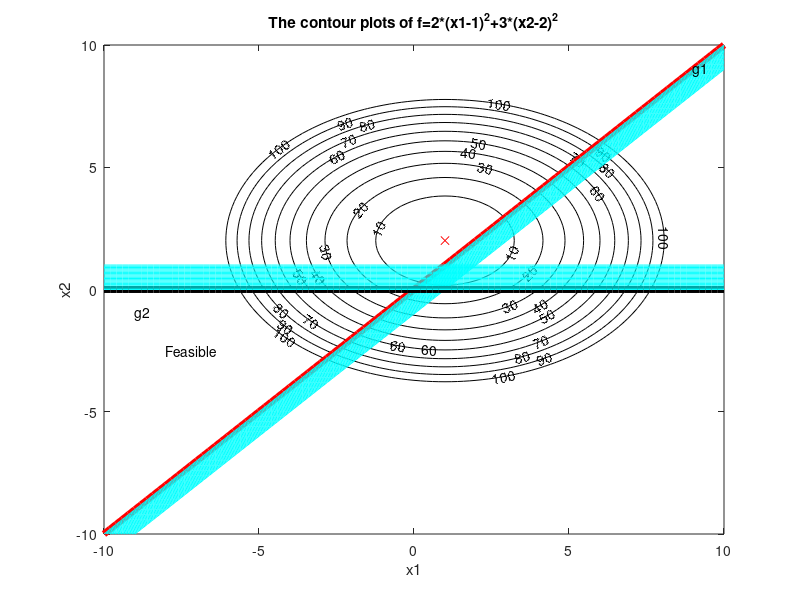

Write the MATLAB code that produced this figure.
clear;
clc;
close all;

% Generating a meshgrid for the x1-x2 plane, ranging from -10 to 10 with steps of 0.2.
[x1, x2] = meshgrid(-10:0.2:10, -10:0.2:10); % In Python: -10:10:0.2

% Defining the objective function f.
% using dot . before math operators for element-wise operation within
% matrics
f = 2*(x1 - 1).^2 + 3*(x2 - 2).^2;

% Plotting the objective function's contour.
c_levels = 0:10:100; % These are the contour levels for the objective function.
fc = contour(x1, x2, f, c_levels, "k"); % "k" specifies the color black for contours.
clabel(fc); % Adding labels to the contour lines.

% Defining the constraints g1 and g2.
g1 = x1 - x2;
g2 = x2;

% Plotting constraints.
hold on; % Retaining the current plot so that new plots can be added on top of it.

% create an array of values from 0 to 1, where the interval between each value is 0.05. 
infeasible_levels = 0:0.05:1;
% Plotting the first constraint g1.
contour(x1, x2, g1, [0 0], 'r', 'Linewidth', 5); % The constraint line g1 = 0.
contour(x1, x2, g1, infeasible_levels, 'c'); % Other levels of g1 in cyan to show infeasible regions.
% Plotting the second constraint g2.
contour(x1, x2, g2, [0 0], 'k', 'Linewidth', 5); % The constraint line g2 = 0.
contour(x1, x2, g2, infeasible_levels, 'c'); % Other levels of g2 in cyan to show infeasible regions.

% Adding annotations to the plot for clarity.
text(9, 9, "g1", "FontSize", 10); % Labeling constraint g1.
text(-9, -1, "g2", "FontSize", 10); % Labeling constraint g2.
plot(1, 2, 'rx'); % Marking the point (1, 2) with a red 'x'.
text(-8, -2.5, "Feasible", "FontSize", 10); % Indicating the feasible region.

% Labeling the axes and adding a title to the plot.
xlabel('x1');
ylabel('x2');
title('The contour plots of f=2*(x1-1)^2+3*(x2-2)^2');
